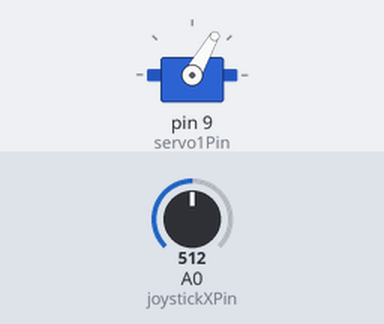
Simulated run of this sketch. Board: Arduino Uno, built with avr-gcc and run on an emulated ATmega328P. On the bench: servo. The inputs (shaded band) are chosen by the test bench; at power-on: A0 (joystickXPin) = 512. What the sketch prints to the serial monitor is not drawn.

Above: at 1.2 s.
1.3 s: A0 (joystickXPin) set to 842
At 2.0 s:
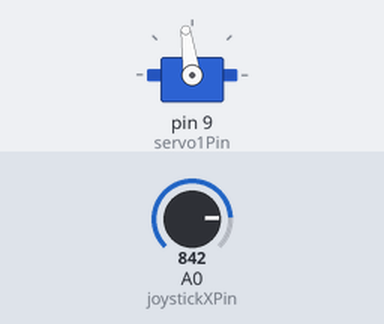
2.8 s: A0 (joystickXPin) set to 860
At 4.0 s:
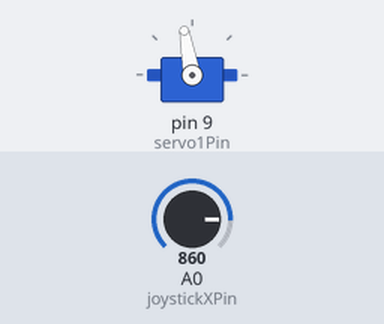
4.3 s: A0 (joystickXPin) set to 511
At 5.4 s:
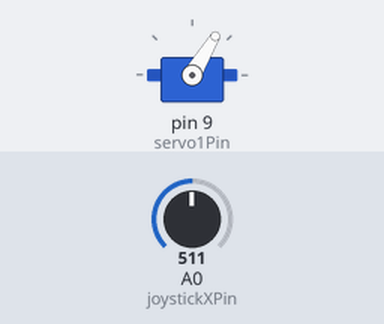
5.8 s: A0 (joystickXPin) set to 94
At 6.4 s:
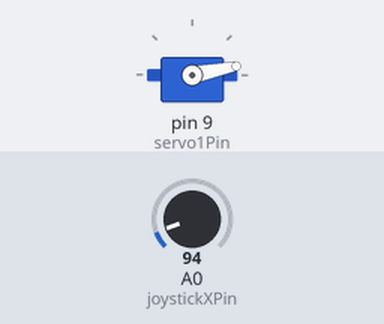
7.3 s: A0 (joystickXPin) set to 81
At 8.5 s:
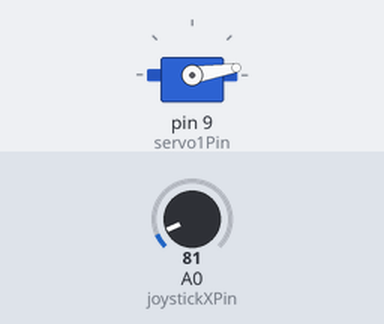
9.3 s: A0 (joystickXPin) set to 306
At 10.5 s:
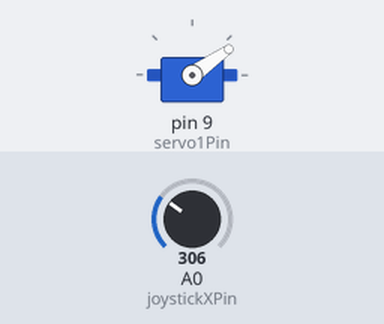
Timing chart, 0 to 11.8 s (numbered marks = the images above; inputs shaded):
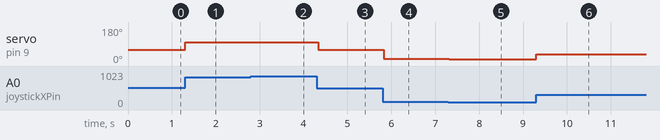

The sketch:

sketch_oct4a.ino
```cpp
 #include <Servo.h>

const int joystickXPin = A0;
const int servo1Pin = 9;

Servo servo1;


void setup() {
  servo1.attach(servo1Pin);

  Serial.begin(2000);
}

void loop() {

  // Read the joystick values
 int joystickXValue = analogRead(joystickXPin);

 int servo1Position = map(joystickXValue, 0, 1023, 0, 120);

 servo1.write(servo1Position);

  Serial.print(" , X-axis: ");
  Serial.print(servo1Position);
}
  
```

Measured:
- after the input at 1.3 s, servo on pin 9 (servo1Pin): 60° → 98° at once
- after the input at 2.8 s, servo on pin 9 (servo1Pin): 98° → 100° after 0.06 s
- after the input at 4.3 s, servo on pin 9 (servo1Pin): 100° → 59° at once
- after the input at 5.8 s, servo on pin 9 (servo1Pin): 59° → 11° at once
- after the input at 7.3 s, servo on pin 9 (servo1Pin): 11° → 9° at once
- after the input at 9.3 s, servo on pin 9 (servo1Pin): 9° → 35° at once
